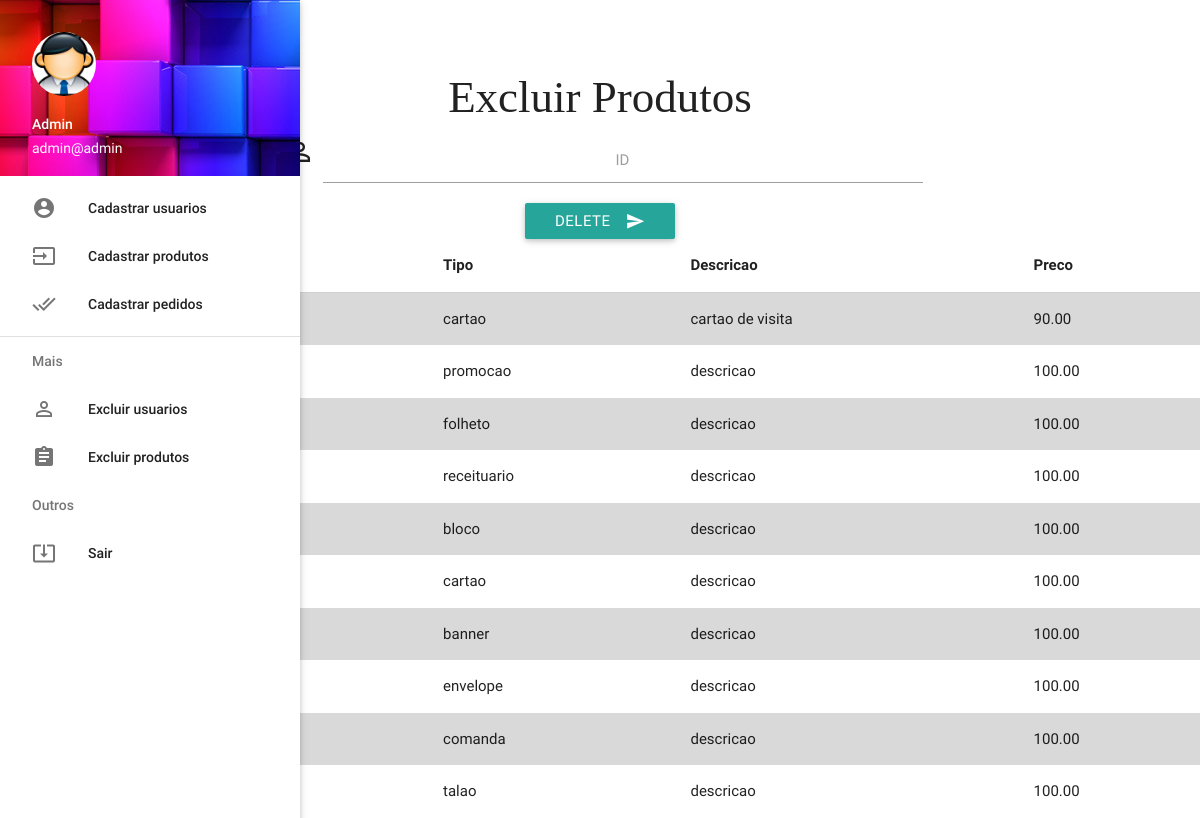
Page /adm_produtos.php (signed in) on the committed database.
### tables this page shows
CREATE TABLE `produtos` (
  `id` int(11) NOT NULL,
  `nome` varchar(100) NOT NULL,
  `tipo` varchar(50) NOT NULL,
  `preco` decimal(10,2) NOT NULL,
  `descricao` varchar(100) NOT NULL
);

### backProd.php (called while the page is built, shortened)
<?php
	class Produto{
		private $db;
		function __construct(Mysqli $mysqli){
			$this->db = $mysqli;
		}
		public function listarTudo(){
			$sql = "SELECT * FROM produtos";
			$query = $this->db->query($sql);
			return $query->fetch_all(MYSQLI_ASSOC);
		}
}
	?>

### adm_produtos.php (the view, shortened to what this page needs)
<?php
require 'admin.php';
?>
<div id="espacoadm">
<h4> Excluir Produtos </h4>
<form action="adm_produtos.php" method="POST">
<center><div class="input-field col s10">
          <i class="material-icons prefix" name="id">perm_identity</i>
          <input name="id" id="id" type="text" class="validate" style="width:50%">
          <label for="icon_telephone">ID</label>
</div></center>
<center><button class="btn waves-effect waves-light" type="submit" name="action">Delete
		 <i class="material-icons right">send</i>
</button></center>
</form>
<?php
$produto = new Produto($mysqli);
@$id = $_POST['id'];
$produto->delete($id);
?>
<table class="striped">
    <thead>
       	<tr>
            <th data-field="id">ID</th>
            <th data-field="name">Nome</th>
            <th data-field="price">Tipo</th>
            <th data-field="price">Descricao</th>
            <th data-field="price">Preco</th>
        </tr>
    </thead>
    <tbody>
 <?php
$return = $produto->listarTudo();
foreach($return as $value){
	echo '<tr>';
	echo '<td>'.$value['id'].'</td>';
	echo '<td>'.$value['nome'].'</td>';
	echo '<td>'.$value['tipo'].'</td>';
	echo '<td>'.$value['descricao'].'</td>';
	echo '<td>'.$value['preco'].'</td>';
	echo '</tr>';
}
?>
</div>

### admin.php (shortened to what this page needs)
<!DOCTYPE html>
<html>
<head>
      <link type="text/css" rel="stylesheet" href="css/materialize.min.css"  media="screen,projection"/>
      <link type="text/css" rel="stylesheet" href="css/style.css">
</head>
	  <body>
		<ul id="slide-out" class="side-nav" style="transform: translateX(0px);">
          <li><div class="userView">
            <img class="background" src="img/wallpaper_admin.jpg">
            <a href="#!user"><img class="circle" src="img/admin.jpg"></a>
            <a href="#!name"><span class="white-text name">Admin</span></a>
            <a href="#!email"><span class="white-text email"><?php echo $_SESSION['login'] ?></span></a>
          </div></li>
          <li><a href="adm_cadastro.php"><i class="material-icons">account_circle</i>Cadastrar usuarios</a></li>
          <li><a href="cadastro_produto.php"><i class="material-icons">input</i>Cadastrar produtos</a></li>
          <li><a href="#!"><i class="material-icons">done_all</i>Cadastrar pedidos</a></li>
          <li><div class="divider"></div></li>
          <li><a class="subheader">Mais</a></li>
          <li><a class="waves-effect" href="adm_users.php"><i class="material-icons">perm_identity</i>Excluir usuarios</a></li>
          <li><a class="waves-effect" href="adm_produtos.php"><i class="material-icons">assignment</i>Excluir produtos</a></li>
          <li><a class="subheader">Outros</a></li>
          <li><a class="waves-effect" href="admin.php?logout=sim"><i class="material-icons">system_update_alt</i>Sair</a></li>
		</ul>
		<a href="#" data-activates="slide-out" class="btn-floating btn-large waves-effect waves-light waves button-collapse"><i class="material-icons">dehaze</i></a>
</body>
</html>

### css/style.css (style rules this page uses)
h4 { text-align: center; font-family: serif; font-size: 3em; }
table.striped > tbody > tr:nth-child(odd) { background-color: #d9d9d9; }

### rows in the picture
produtos: tipo "cartao", descricao "cartao de visita", preco "90.00"
produtos: tipo "promocao", descricao "descricao", preco "100.00"
produtos: tipo "folheto", descricao "descricao", preco "100.00"
produtos: tipo "receituario", descricao "descricao", preco "100.00"
produtos: tipo "bloco", descricao "descricao", preco "100.00"
produtos: tipo "cartao", descricao "descricao", preco "100.00"
produtos: tipo "banner", descricao "descricao", preco "100.00"
produtos: tipo "envelope", descricao "descricao", preco "100.00"
produtos: tipo "comanda", descricao "descricao", preco "100.00"
produtos: tipo "talao", descricao "descricao", preco "100.00"

### other values in the picture
$_SESSION['login'] "admin@admin"
